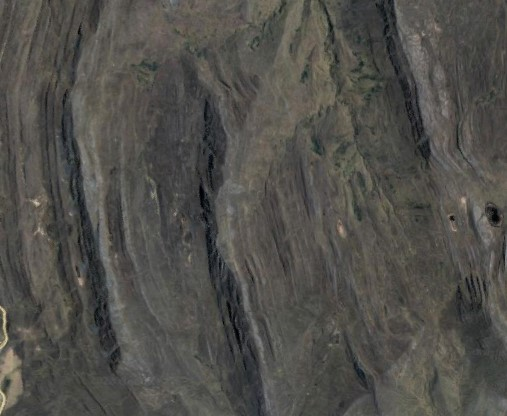
#> input picture ChitagaCerrito.jpg, 507 x 416 px
$ jupyter execute --allow-errors HoughGoogleEarth.ipynb   (shell and % lines are left out)
#> lines starting #> are read from the running program, lines starting #| are printed output that depends on the picture
[cell 1]
import cv2
import numpy as np
import matplotlib.pyplot as plt

[cell 2]
img = cv2.imread("ChitagaCerrito.jpg", cv2.IMREAD_COLOR)
#> img is the input picture: shape (416, 507, 3); mean B, G, R 74.8, 79.4, 80.8
gris = cv2.cvtColor(img, cv2.COLOR_BGR2GRAY) # <- bgr es como trata opencv

plt.imshow(gris, cmap="Greys")

[cell 3]
bordes = cv2.Canny(gris, 5,30)
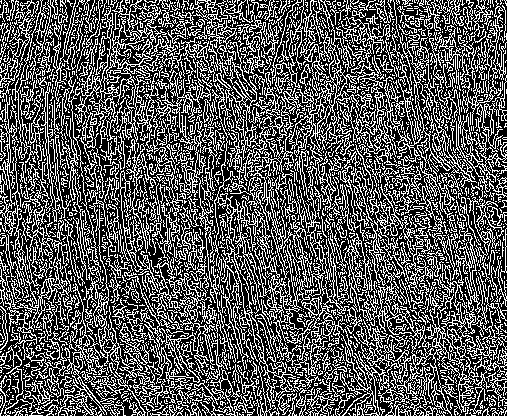
#> bordes: shape (416, 507); 34.9% white in thin lines or dots
cv2.imshow("img", bordes)

plt.imshow(bordes)

[cell 4]
import ipywidgets as wd


def diHola(nombre):
    print(f"Hola {nombre}!!!")

wd.interact(diHola, nombre=["Iván", "Mónica", "Nicolás", "Javier", "Fabián"])
#> the sliders are set to nombre = Iván
#> the sliders are set to A = 100, B = 100

[cell 5]

def miImagen(gf, A, B):
#> called with A = 100, B = 100
    plt.Figure(figsize=(15,9))
    gf = cv2.Canny(gris, A,B)
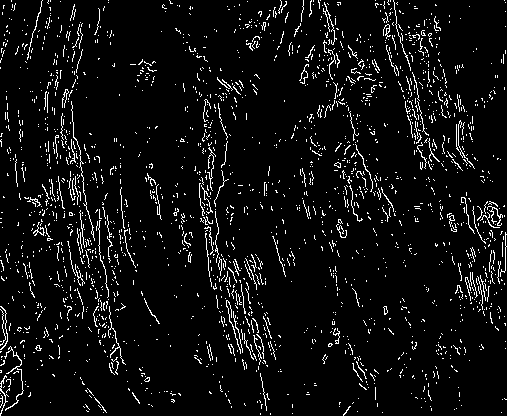
#> gf: shape (416, 507); 5.9% white in thin lines or dots
#> the sliders are set to A = 50, n = 2.0
    plt.title(f"Detector de bordes Canny")
    return plt.imshow(gf)

#miImagen(gris, 10, 20)

@wd.interact(A=(0,200,10), B=(0, 200, 10))

# @widgets.interact(A=(0, 10, 1), B=(0, 4, .1), phi=(0, 2*np.pi+0.01, 0.01))
def actualice(A=20, B=20):
    """Remove old lines from plot and plot new one"""
    # [l.remove() for l in ax.lines]
    return miImagen(gris, A, B)

[cell 6]

def miImagen(gf, A,n):
#> called with A = 50, n = 2
    plt.Figure(figsize=(15,9))
    gf = cv2.Canny(gris, A,A*n)
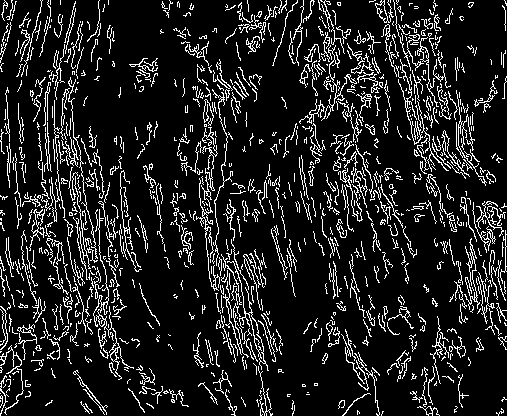
#> gf: shape (416, 507); 12.7% white in thin lines or dots
    plt.title(f"Detector de bordes Canny")
    return plt.imshow(gf)

#miImagen(gris, 10, 20)

@wd.interact(A=(0,100,10), n=list(np.linspace(2.0, 3.0, num=5)))

# @widgets.interact(A=(0, 10, 1), B=(0, 4, .1), phi=(0, 2*np.pi+0.01, 0.01))
def actualice(A=50,n=2.5):
    """Remove old lines from plot and plot new one"""
    # [l.remove() for l in ax.lines]
    return miImagen(gris, A,n)

[cell 7]
x = np.linspace(2.0, 3.0, num=5)
#> x = [2, 2.25, 2.5, 2.75, 3]
x
#> Out = [2, 2.25, 2.5, 2.75, 3]
#> the sliders are set to A = 50, B = 50
